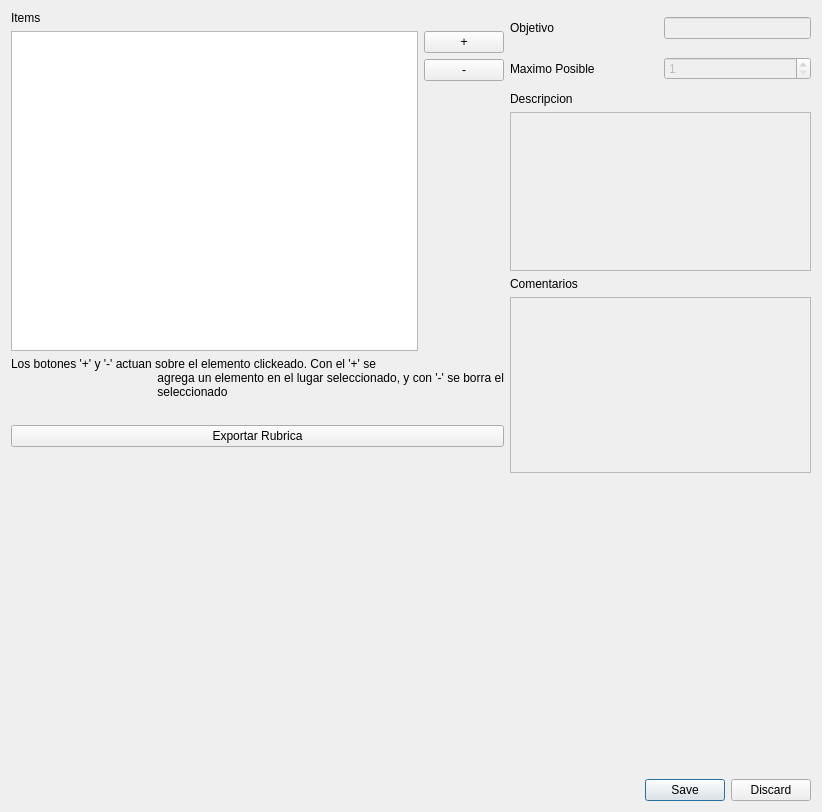
<?xml version="1.0" encoding="UTF-8"?>
<ui version="4.0">
    <class>RubDialog</class>
    <widget class="QDialog" name="RubDialog">
        <property name="geometry">
            <rect>
                <x>0</x>
                <y>0</y>
                <width>822</width>
                <height>812</height>
            </rect>
        </property>
        <property name="windowTitle">
            <string>Dialog</string>
        </property>
        <layout class="QVBoxLayout" name="verticalLayout_4">
            <item>
                <layout class="QHBoxLayout" name="rubDialogItemsLayout">
                    <item>
                        <layout class="QVBoxLayout" name="verticalLayout_2">
                            <item>
                                <widget class="QLabel" name="ItemsLabel">
                                    <property name="text">
                                        <string>Items</string>
                                    </property>
                                </widget>
                            </item>
                            <item>
                                <layout class="QHBoxLayout" name="horizontalLayout">
                                    <item>
                                        <widget class="QListWidget" name="itemListWidget">
                                            <property name="sizePolicy">
                                                <sizepolicy hsizetype="Expanding" vsizetype="Expanding">
                                                    <horstretch>10</horstretch>
                                                    <verstretch>0</verstretch>
                                                </sizepolicy>
                                            </property>
                                        </widget>
                                    </item>
                                    <item>
                                        <layout class="QVBoxLayout" name="verticalLayout_3">
                                            <item>
                                                <widget class="QPushButton" name="newItem">
                                                    <property name="sizePolicy">
                                                        <sizepolicy hsizetype="Fixed" vsizetype="Fixed">
                                                            <horstretch>0</horstretch>
                                                            <verstretch>0</verstretch>
                                                        </sizepolicy>
                                                    </property>
                                                    <property name="text">
                                                        <string>+</string>
                                                    </property>
                                                </widget>
                                            </item>
                                            <item>
                                                <widget class="QPushButton" name="delItem">
                                                    <property name="sizePolicy">
                                                        <sizepolicy hsizetype="Fixed" vsizetype="Fixed">
                                                            <horstretch>11</horstretch>
                                                            <verstretch>1</verstretch>
                                                        </sizepolicy>
                                                    </property>
                                                    <property name="text">
                                                        <string>-</string>
                                                    </property>
                                                </widget>
                                            </item>
                                            <item>
                                                <spacer name="verticalSpacer">
                                                    <property name="orientation">
                                                        <enum>Qt::Vertical</enum>
                                                    </property>
                                                    <property name="sizeHint" stdset="0">
                                                        <size>
                                                            <width>20</width>
                                                            <height>40</height>
                                                        </size>
                                                    </property>
                                                </spacer>
                                            </item>
                                        </layout>
                                    </item>
                                </layout>
                            </item>
                            <item>
                                <widget class="QLabel" name="label">
                                    <property name="text">
                                        <string>Los botones '+' y '-' actuan sobre el elemento clickeado. Con el '+' se
                                            agrega un elemento en el lugar seleccionado, y con '-' se borra el
                                            seleccionado
                                        </string>
                                    </property>
                                    <property name="wordWrap">
                                        <bool>true</bool>
                                    </property>
                                </widget>
                            </item>
                            <item>
                                <layout class="QHBoxLayout" name="horizontalLayout_5">
                                    <property name="topMargin">
                                        <number>6</number>
                                    </property>
                                    <property name="bottomMargin">
                                        <number>6</number>
                                    </property>
                                    <item>
                                        <widget class="QPushButton" name="saveAs">
                                            <property name="text">
                                                <string>Exportar Rubrica</string>
                                            </property>
                                        </widget>
                                    </item>
                                </layout>
                            </item>
                            <item>
                                <spacer name="verticalSpacer_2">
                                    <property name="orientation">
                                        <enum>Qt::Vertical</enum>
                                    </property>
                                    <property name="sizeHint" stdset="0">
                                        <size>
                                            <width>20</width>
                                            <height>40</height>
                                        </size>
                                    </property>
                                </spacer>
                            </item>
                        </layout>
                    </item>
                    <item>
                        <layout class="QVBoxLayout" name="verticalLayout" stretch="0,1,0,9,0,10,0">
                            <item>
                                <layout class="QHBoxLayout" name="horizontalLayout_4">
                                    <property name="topMargin">
                                        <number>6</number>
                                    </property>
                                    <property name="bottomMargin">
                                        <number>6</number>
                                    </property>
                                    <item>
                                        <widget class="QLabel" name="maxLabel_2">
                                            <property name="sizePolicy">
                                                <sizepolicy hsizetype="Preferred" vsizetype="Preferred">
                                                    <horstretch>1</horstretch>
                                                    <verstretch>10</verstretch>
                                                </sizepolicy>
                                            </property>
                                            <property name="text">
                                                <string>Objetivo</string>
                                            </property>
                                        </widget>
                                    </item>
                                    <item>
                                        <widget class="QLineEdit" name="objective">
                                            <property name="enabled">
                                                <bool>false</bool>
                                            </property>
                                            <property name="sizePolicy">
                                                <sizepolicy hsizetype="Expanding" vsizetype="Fixed">
                                                    <horstretch>1</horstretch>
                                                    <verstretch>0</verstretch>
                                                </sizepolicy>
                                            </property>
                                        </widget>
                                    </item>
                                </layout>
                            </item>
                            <item>
                                <layout class="QHBoxLayout" name="horizontalLayout_3">
                                    <property name="topMargin">
                                        <number>6</number>
                                    </property>
                                    <property name="bottomMargin">
                                        <number>6</number>
                                    </property>
                                    <item>
                                        <widget class="QLabel" name="maxLabel">
                                            <property name="sizePolicy">
                                                <sizepolicy hsizetype="Preferred" vsizetype="Preferred">
                                                    <horstretch>0</horstretch>
                                                    <verstretch>10</verstretch>
                                                </sizepolicy>
                                            </property>
                                            <property name="text">
                                                <string>Maximo Posible</string>
                                            </property>
                                        </widget>
                                    </item>
                                    <item>
                                        <widget class="QSpinBox" name="maxSpinBox">
                                            <property name="enabled">
                                                <bool>false</bool>
                                            </property>
                                            <property name="sizePolicy">
                                                <sizepolicy hsizetype="Minimum" vsizetype="Minimum">
                                                    <horstretch>0</horstretch>
                                                    <verstretch>10</verstretch>
                                                </sizepolicy>
                                            </property>
                                            <property name="minimum">
                                                <number>1</number>
                                            </property>
                                            <property name="value">
                                                <number>1</number>
                                            </property>
                                        </widget>
                                    </item>
                                </layout>
                            </item>
                            <item>
                                <widget class="QLabel" name="rbuDialogsDescLabel">
                                    <property name="text">
                                        <string>Descripcion</string>
                                    </property>
                                </widget>
                            </item>
                            <item>
                                <widget class="QPlainTextEdit" name="rubDialogDesc">
                                    <property name="enabled">
                                        <bool>false</bool>
                                    </property>
                                </widget>
                            </item>
                            <item>
                                <widget class="QLabel" name="rubDialogCommentsLabel">
                                    <property name="text">
                                        <string>Comentarios</string>
                                    </property>
                                </widget>
                            </item>
                            <item>
                                <widget class="QPlainTextEdit" name="rubDialogComments">
                                    <property name="enabled">
                                        <bool>false</bool>
                                    </property>
                                </widget>
                            </item>
                            <item>
                                <spacer name="verticalSpacer_3">
                                    <property name="orientation">
                                        <enum>Qt::Vertical</enum>
                                    </property>
                                    <property name="sizeHint" stdset="0">
                                        <size>
                                            <width>20</width>
                                            <height>300</height>
                                        </size>
                                    </property>
                                </spacer>
                            </item>
                        </layout>
                    </item>
                </layout>
            </item>
            <item>
                <widget class="QDialogButtonBox" name="rubButtonBox">
                    <property name="enabled">
                        <bool>true</bool>
                    </property>
                    <property name="locale">
                        <locale language="Spanish" country="Argentina"/>
                    </property>
                    <property name="orientation">
                        <enum>Qt::Horizontal</enum>
                    </property>
                    <property name="standardButtons">
                        <set>QDialogButtonBox::Discard|QDialogButtonBox::Save</set>
                    </property>
                </widget>
            </item>
        </layout>
    </widget>
    <resources/>
    <connections>
        <connection>
            <sender>rubButtonBox</sender>
            <signal>accepted()</signal>
            <receiver>RubDialog</receiver>
            <slot>accept()</slot>
            <hints>
                <hint type="sourcelabel">
                    <x>248</x>
                    <y>254</y>
                </hint>
                <hint type="destinationlabel">
                    <x>157</x>
                    <y>274</y>
                </hint>
            </hints>
        </connection>
        <connection>
            <sender>rubButtonBox</sender>
            <signal>rejected()</signal>
            <receiver>RubDialog</receiver>
            <slot>reject()</slot>
            <hints>
                <hint type="sourcelabel">
                    <x>316</x>
                    <y>260</y>
                </hint>
                <hint type="destinationlabel">
                    <x>286</x>
                    <y>274</y>
                </hint>
            </hints>
        </connection>
    </connections>
</ui>
